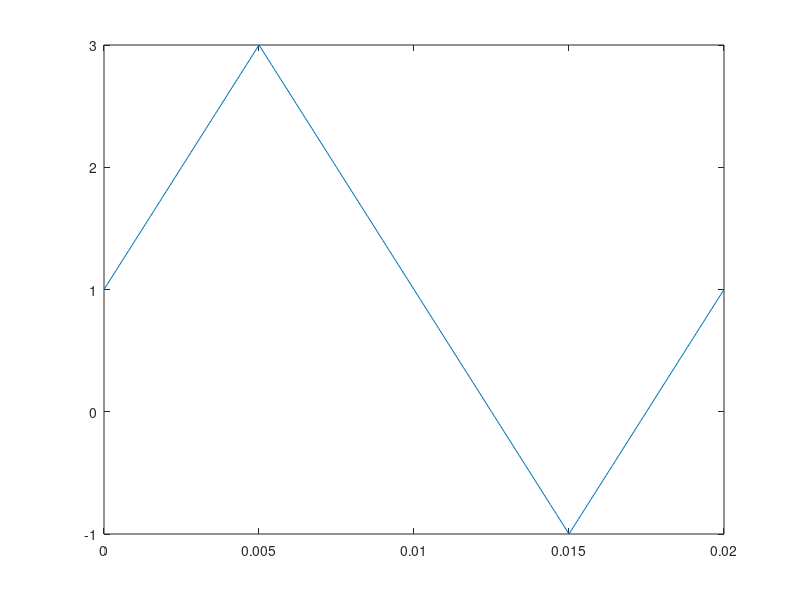
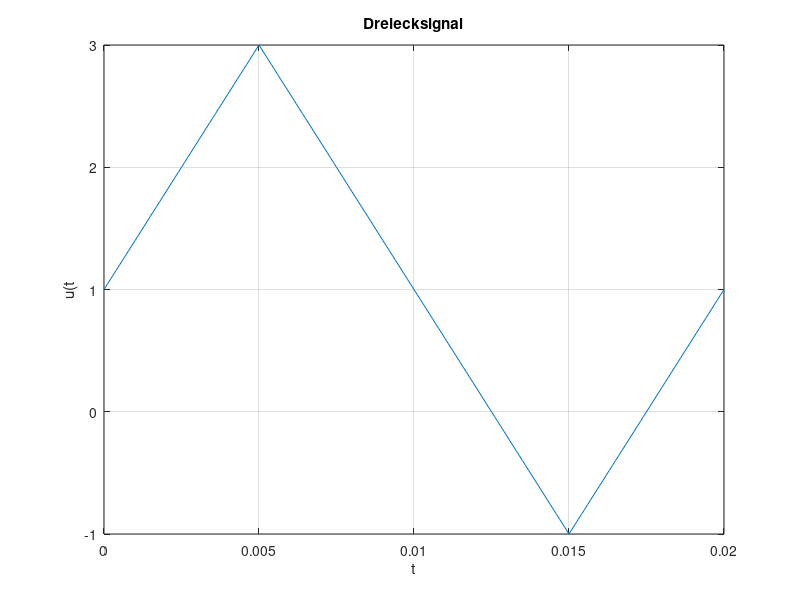

Recreate these plots in MATLAB, in order.
% my first matlab program -J

clear;

a=sin(3)

U=220*exp(j*0.5*pi)

Z=7+7*i

I=U/Z

 

%signal im Zeitbereich darstellen

%220Veff 57° 50Hz

t=0:1e-3:40e-3;

Us=220*2^0.5;

u=Us*sin(2*pi*50*t);

figure(1);

plot(t,u,'magenta')

grid

 

%mittelwerte Bsp Dreiecksignal 2Vs 50Hz

Ta=0.1e-3;T=20e-3;

t=0:Ta:T;

u=[[0:Ta:T/4]*2/5e-3 2+[Ta:Ta:T/2]*(-2/5e-3) -2+[Ta:Ta:T/4]*2/5e-3];

u=u+1;

plot(t,u) %t und u müssen gleich lang sein

figure(2); %Ausgabefenster 2

plot(t,u)

grid;title('Dreiecksignal'), xlabel('t'), ylabel('u(t')

 

%arithMW

Uarith=sum(u*Ta)/20e-3;

Uglrw=sum(abs(u)*Ta)/T

Ueff=((u*u')*Ta/T)^0.5   %[u0 u1 u2 ...]

%aus Theorie Ueff=(uac^2+udc^2)^0.5

Ueff_theorie=((2/3^0.5)^2+1^2)^0.5 %zur Kontrolle